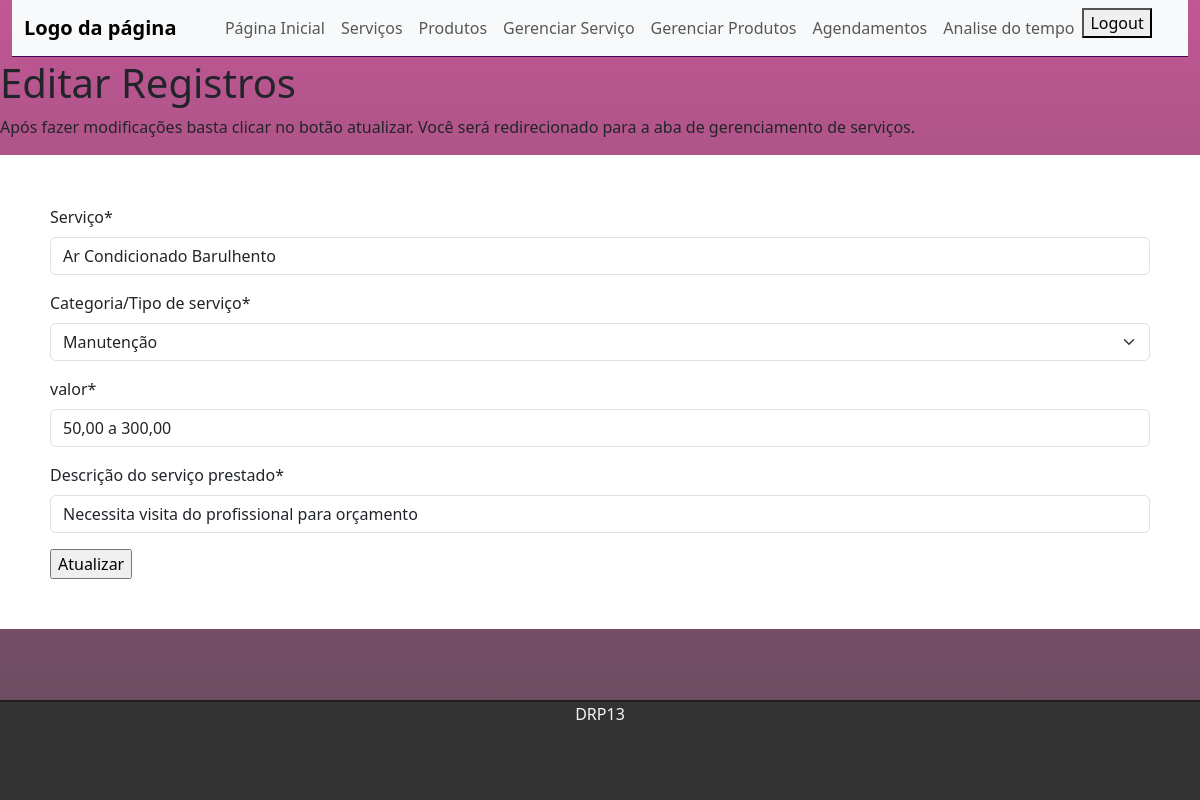
The page /updateService/5 (signed in) on the database its author committed.
### services/models.py (models this page shows, shortened)
class Service(models.Model):
    id = models.BigAutoField(primary_key=True)
    service = models.CharField(max_length=50)
    category = models.CharField(choices=categoryService)
    value = models.CharField(max_length=100)
    description = models.CharField(max_length=100)

### services/views.py (the view)
# urls.py: path('updateService/<int:id>', views.updateService, name='updateService'),
@user_passes_test(lambda u: u.is_superuser)
def updateService(request, id):
    register = Service.objects.get(id=id)
    form = ServiceForm(request.POST or None, request.FILES or None,instance=register)
    if form.is_valid():
        form.save()
        return redirect('managerService')
    return render(request, 'services/updateService.html', {'register': register,
                                                         'form':form})

### services/form.py
class ServiceForm(forms.ModelForm):
    class Meta:
        model = Service
        fields = ('id','service','category', 'value', 'description')
        labels = {
            'service': 'Serviço',
            'category': 'Categoria/Tipo de serviço',
            'value' :'valor',
            'description' :'Descrição do serviço prestado',
        }

### templates/services/updateService.html (shortened to what this page needs)
{% extends 'tasks/index.html' %}
{% load crispy_forms_tags %}
{% block content %}
<h1>Editar Registros</h1>
<p>Após fazer modificações basta clicar no botão atualizar. Você será redirecionado para a aba de gerenciamento de serviços.</p>
<div class="text-box">
    <form action="" method="POST" enctype="multipart/form-data">
        {{form|crispy}}
        <input type="submit" value="Atualizar">
    </form>
</div>
{% endblock %}

### static/css/style.css (style rules this page uses)
.text-box { background: #ffffff; text-align: justify; padding: 50px; }
body { background: linear-gradient( rgba(167, 15, 103, 0.7), rgba(29, 0, 19, 0.7)); background-repeat: no-repeat; }

### rows shown on the page
Service: service "Ar Condicionado Barulhento", category "Manutenção", value "50,00 a 300,00", description "Necessita visita do profissional para orçamento"
